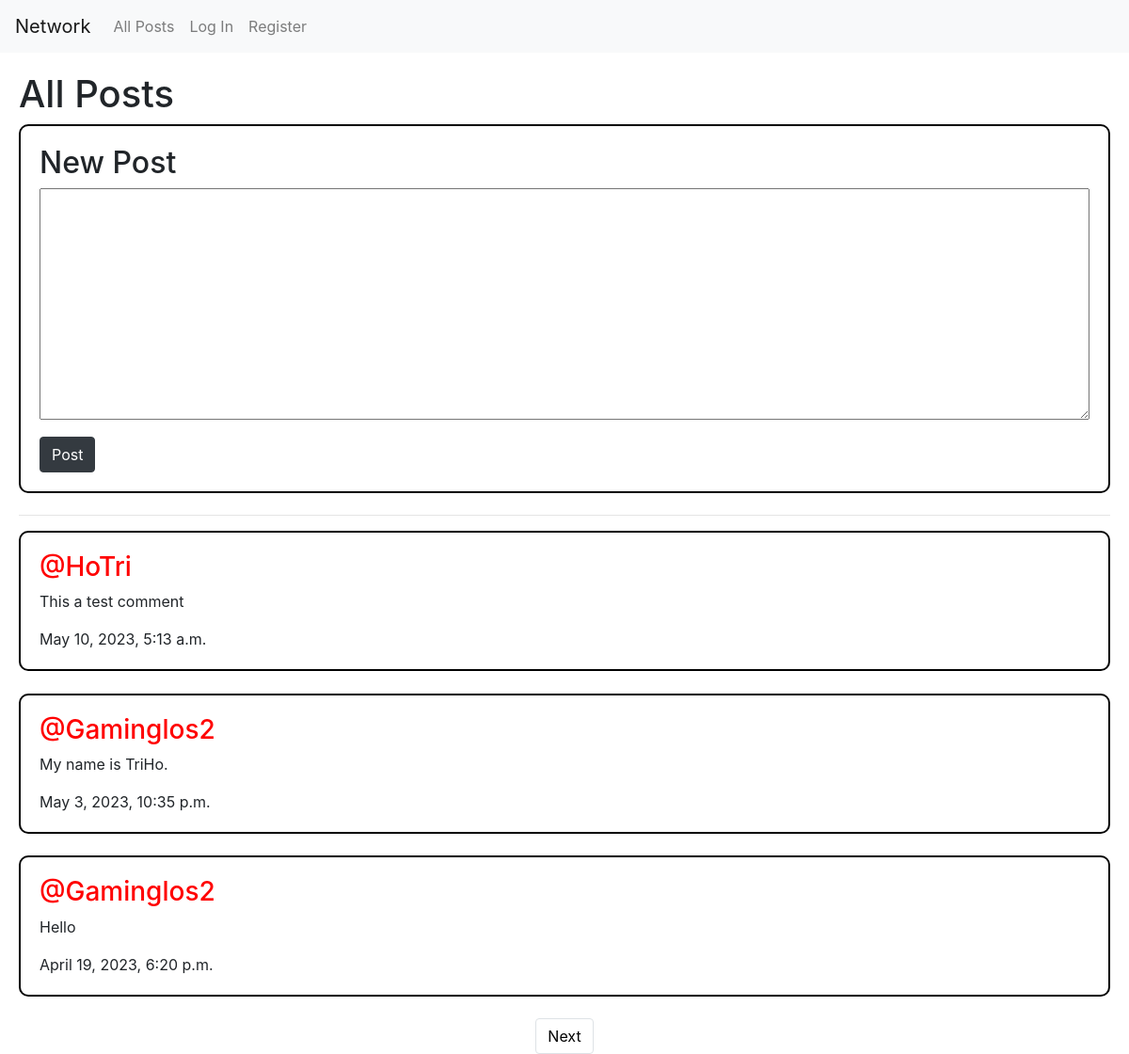
The page / on the database its author committed.
### network/models.py (models this page shows, shortened)
class Post(models.Model):
    content = models.CharField(max_length=1000)
    author = models.ForeignKey(User, on_delete=models.CASCADE, null=True, blank = True, related_name='user_posts')
    created_at = models.DateTimeField(auto_now_add=True)

class User(AbstractUser):
    pass

### network/views.py (the view)
# urls.py: path("", views.index, name="index"),
def index(request):
    allposts = Post.objects.all().order_by('id').reverse()
    paginator = Paginator(allposts, 3)
    page_number = request.GET.get('page')
    posts_of_the_page = paginator.get_page(page_number)
    allLikes = Like.objects.all()
    whoYouLiked = []
    try:
        for like in allLikes:
            if like.user.id == request.user.id:
                whoYouLiked.append(like.post.id)
    except:
        whoYouLiked = []
    return render(request, "network/index.html",{
        "allposts": allposts,
        "posts_of_the_page": posts_of_the_page,
        "whoYouLiked": whoYouLiked,
    })

### network/templates/network/index.html (shortened to what this page needs)
{% extends "network/layout.html" %}
{% block body %}
    <div id="container">
        <div id="first-section">
            <h1>All Posts</h1>
        </div>
        <div id="new-post">
            <div id="new-post-content">
                <h2>New Post</h2>
                <form action="{% url 'post' %}" method="POST">
                    <textarea name="content" id="newpost" cols="30" rows="10"></textarea>
                    <br>
                    <button type="submit" class="btn btn-dark">Post</button>
                </form>
            </div>
        </div>
        <hr>
        {% for post in posts_of_the_page %}
            <div id="post">
                <div id="post-content">
                    <h3><a style="color: red;" href="{% url 'profile' user_id=post.author.id %}">@{{ post.author }}</a></h3>
                    <p class="content" id="content_{{ post.id }}">{{ post.content }}</p>
                    <p>{{ post.created_at}}</p>
                </div>
            </div>
        {% endfor %}
        <nav aria-label="Page navigation example">
            <ul class="pagination d-flex justify-content-center">
                {% if posts_of_the_page.has_next %}
                    <li class="page-item"><a style="color: black;" class="page-link" href="?page={{ posts_of_the_page.next_page_number }}">Next</a></li>
                {% endif %}
            </ul>
        </nav>
    </div>
{% endblock %}

### network/templates/network/index.html (style rules this page uses)
#container { margin: 20px; height: auto; }
#new-post { border: 2px solid black; border-radius: 10px; margin-bottom: 2%; }
#new-post-content { margin: 20px; }
#new-post-content textarea { margin-bottom: 1%; }
textarea { width: 100%; }
#post { border: 2px solid black; border-radius: 10px; margin-bottom: 2%; }
#post-content { margin: 20px; }

### network/templates/network/layout.html (style rules this page uses)
html,body { margin: 0px; height: 100%; }

### rows shown on the page
Post: author "HoTri", content "This a test comment", created_at "May 10, 2023, 5:13 a.m."
Post: author "Gaminglos2", content "My name is TriHo.", created_at "May 3, 2023, 10:35 p.m."
Post: author "Gaminglos2", content "Hello", created_at "April 19, 2023, 6:20 p.m."
